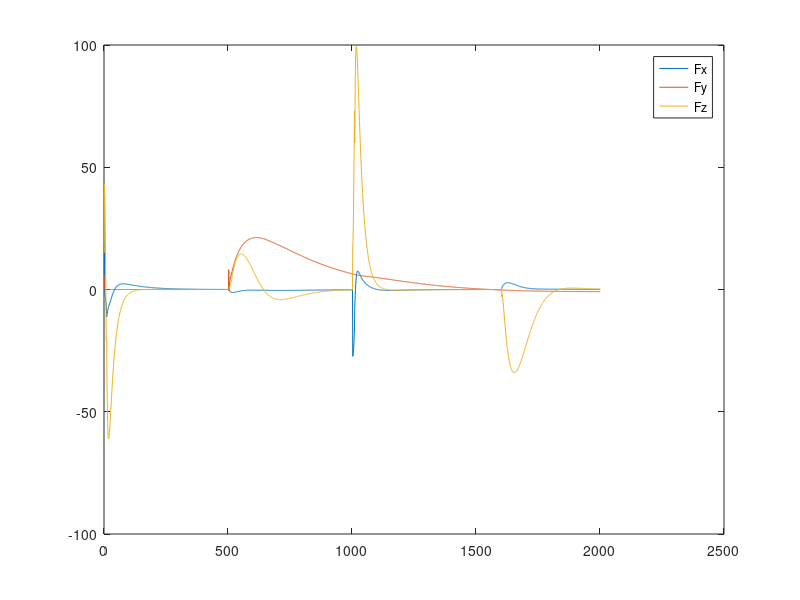
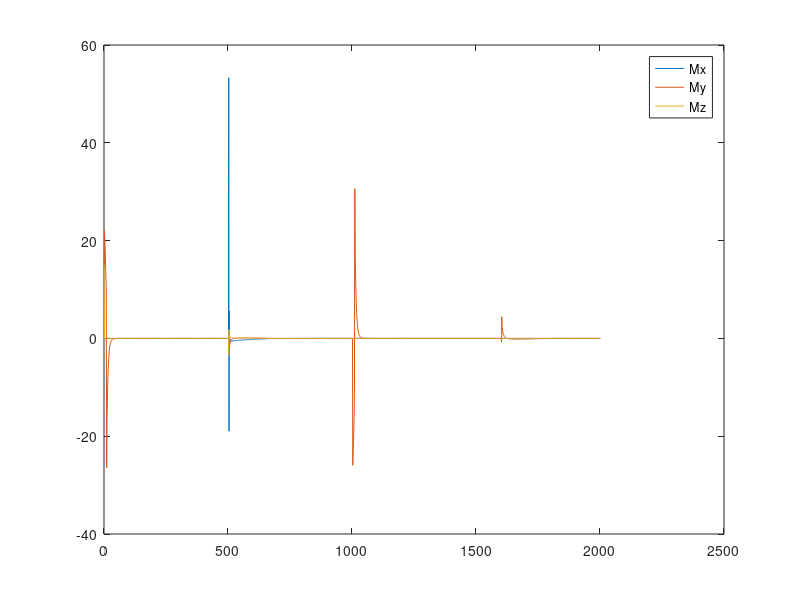

Reproduce these figures in MATLAB, in order.
%reads in the csv 

wrench = csvread('fixedWingWrenchOutput.csv');


%plots each one out
Fx = wrench(1,:);
Fy = wrench(2,:);
Fz = wrench(3,:);
Mx = wrench(4,:);
My = wrench(5,:);
Mz = wrench(6,:);


figure(1);
title("Forces");
plot(Fx);
hold on;
plot(Fy);
plot(Fz);
hold off;
legend('Fx', 'Fy', 'Fz');

figure(2);
title('Moments');
plot(Mx);
hold on;
plot(My);
plot(Mz);
hold off;
legend('Mx', 'My', 'Mz');
